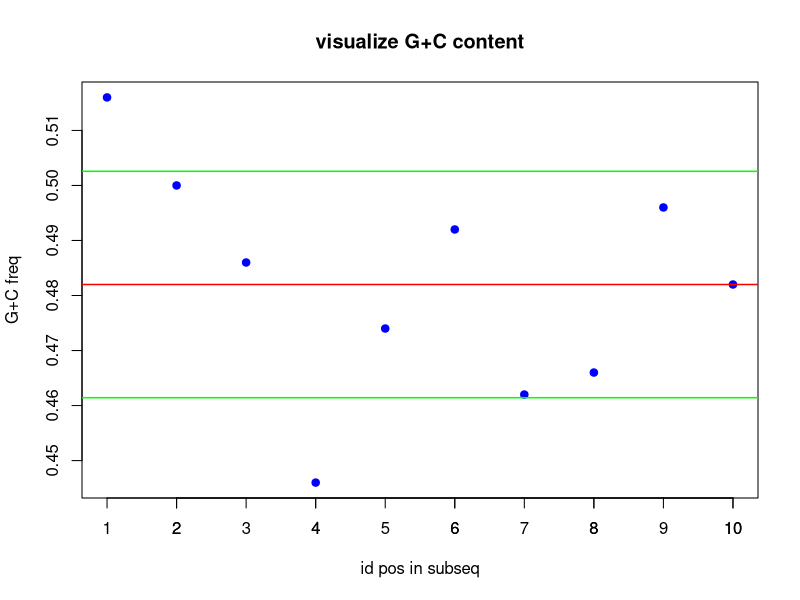

Write R code to recreate this figure.
####################### create (same) random seq - using same seed always #########################
set.seed(1)
sequence_length <- 5000
data <-stringi::stri_rand_strings(1, sequence_length, '[ACGT]')
class(data)


### First Question #################################################################################
### In the given sequence
###   a. find the distribution of the individual elements
###   b. verify from results if 2nd rule of Chargaff is followed
print("Ans: 1st Q =================================================================================")
####################################################################################################

####################################### Initialize vars #############################################
### For the 4 elements i.e. "A", "G", "T", "C" of the sequence create a 2x4 matrix         #########
### to hold number of appearances i.e. count and frequency                                 #########
####################################################################################################
distribution_matrix <- matrix(0, 2, 4)     # create a 2x4 matrix and initialize to 0
seq_elements <- c("A", "G", "T", "C")
colnames(distribution_matrix) <- seq_elements                            # name the columns
rownames(distribution_matrix) <- rbind("element_count", "element_freq")  # name the rows

## count i.e. occurrence of individual elements i.e. "A", "G", "T", "C" in the sequence data    ###
for (i in 1:length(seq_elements)) {
  distribution_matrix[1, i] = stringr::str_count(toString(data), seq_elements[i])     # get count
  distribution_matrix[2, i] = distribution_matrix[1, i] / sequence_length     # get frequency
}

################################ print results  ####################################################
writeLines("\n")
print(distribution_matrix)
writeLines("\n")
####### export results to excel ##########
library(writexl)
write_xlsx(as.data.frame(distribution_matrix), 'distribution_matrix.xlsx')
####### export results to excel ##########
writeLines("\n")
sprintf("2nd Chargaff law (occ): A~T: % d - % d  G~C: % d - %d", distribution_matrix[1, 1], distribution_matrix[1, 3], distribution_matrix[1,2], distribution_matrix[1, 4])
sprintf("2nd Chargaff law (frq): A~T: % f - % f  G~C: % f - %f", distribution_matrix[2, 1], distribution_matrix[2, 3], distribution_matrix[2,2], distribution_matrix[2, 4])
writeLines("\n")




### Second Question ################################################################################
### split given data sequence into 10 substrings each of 500 chars (500 x 10)
###     find number of occurrence of GC pattern in each of the 10 substrings
print("Ans: 2nd Q  G+C content in 10 substrs of length 500 ========================================")
####################################################################################################

sub_length <- 500
no_of_substrs <-  sequence_length / sub_length
GC_seq_elements <- c("C", "G")

## define a 2x10 matrix to hold
##   first row:  number of "G & C" occurrences per substr of length 500
##   second row: frequency  of "G & C" occurrences per substr of length 500
pattern_distrib_matrix <- matrix(0, 2, no_of_substrs)
colnames(pattern_distrib_matrix) <- c("sseq1", "sseq2", "sseq3", "sseq4", "sseq5", "sseq", "sseq7", "sseq8", "sseq9", "sseq10")
rownames(pattern_distrib_matrix) <- rbind("number of G+C content", "relative freq of G+C content")

for (i in 1:no_of_substrs) {                 # instead of a single loop with "i in seq format"
   start_str <- (i-1)*sub_length+1           # i.e. 1, 501, ..., 4501  etc - calc start of substr
   end_str   <- start_str + sub_length -1    # i.e  500, 1000, ..., 4500 etc - calc end of substr
   for (j in 1:length(GC_seq_elements)) {
      pattern_distrib_matrix[1, i] <- pattern_distrib_matrix[1, i] + stringr::str_count(substr(data, start_str, end_str), GC_seq_elements[j])
   }
}
for (i in 1:no_of_substrs){
  pattern_distrib_matrix[2, i] <- pattern_distrib_matrix[1, i] / sub_length     # get frequency
}

writeLines("\n")
print(pattern_distrib_matrix)
writeLines("\n")
####### export results to excel ##########
write_xlsx(as.data.frame(pattern_distrib_matrix), 'pattern_distrib_matrix.xlsx')
####### export results to excel ##########

###   (kind of of) simple scatter plot
xtick<-seq(1, 10, by=1)
plot(pattern_distrib_matrix[2,], col = "blue", pch = 19, main = "visualize G+C content", ylab = "G+C freq", xlab = "id pos in subseq")
axis(1, xtick)
meanv <- mean(pattern_distrib_matrix[2,])
stdv  <- sd(pattern_distrib_matrix[2,])
abline(h=meanv, lwd=1.5, col="red")
abline(h=meanv-stdv, lwd=1.5, col="green")
abline(h=meanv+stdv, lwd=1.5, col="green")
